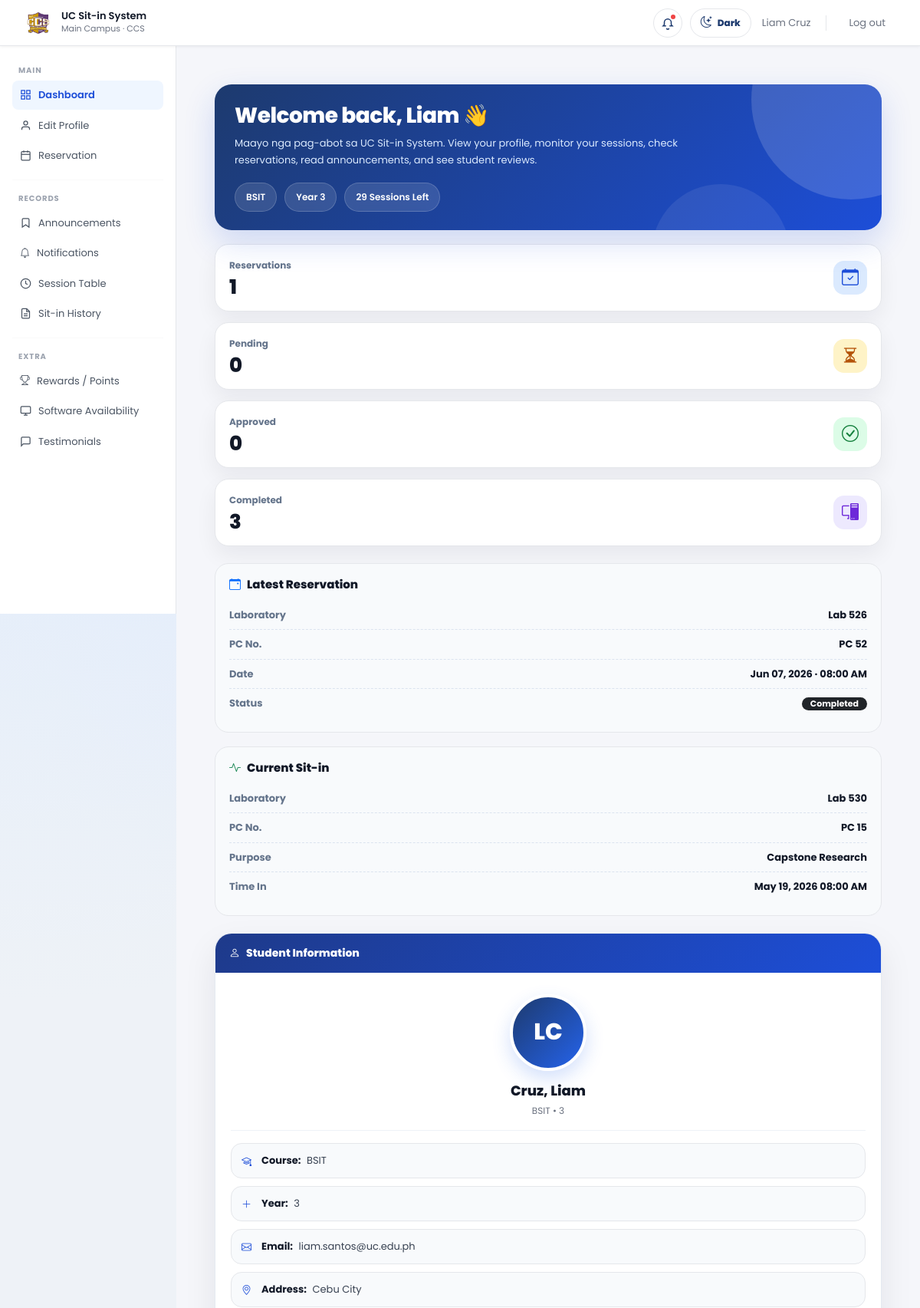
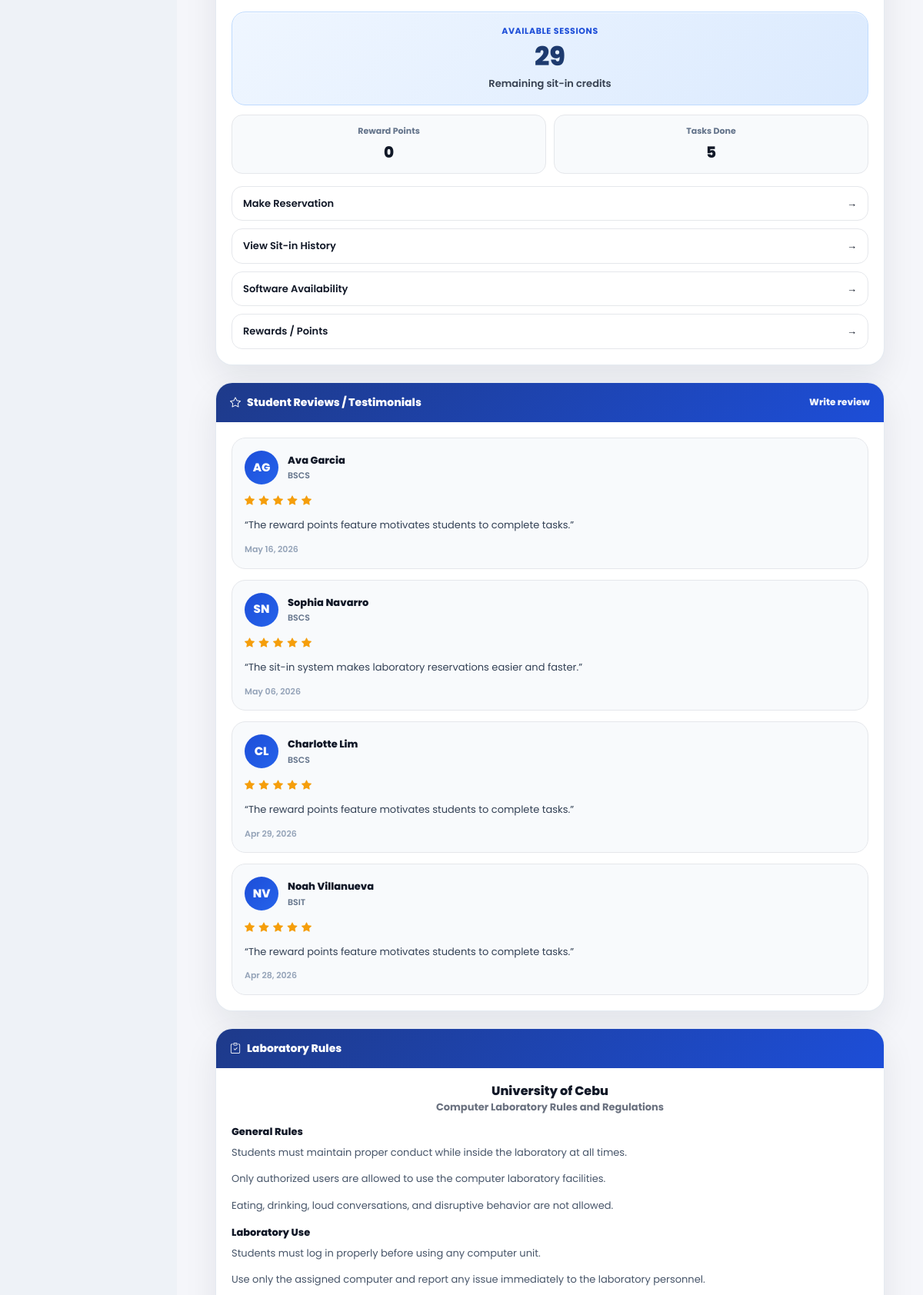
/student_module/student_dashboard.php (signed in, upper part), run on the app's committed database (2 pictures, top to bottom).
### tables this page shows
CREATE TABLE IF NOT EXISTS students (
  id INT AUTO_INCREMENT PRIMARY KEY,
  studentid VARCHAR(50) NOT NULL UNIQUE,
  firstname VARCHAR(100) NOT NULL,
  middlename VARCHAR(100) DEFAULT '',
  lastname VARCHAR(100) NOT NULL,
  course VARCHAR(100) DEFAULT '',
  yearlvl VARCHAR(50) DEFAULT '',
  email VARCHAR(150) DEFAULT '',
  addrs VARCHAR(255) DEFAULT '',
  password VARCHAR(255) NOT NULL,

   
  session_credits INT NOT NULL DEFAULT 30,

   
  reward_points DECIMAL(10,2) NOT NULL DEFAULT 0,

   
  reward_points_earned DECIMAL(10,2) NOT NULL DEFAULT 0,

   
  task_completed DECIMAL(10,2) NOT NULL DEFAULT 0,

  avatar VARCHAR(255) DEFAULT NULL,
  created_at DATETIME NOT NULL DEFAULT CURRENT_TIMESTAMP,
  updated_at DATETIME NULL DEFAULT NULL ON UPDATE CURRENT_TIMESTAMP
);

CREATE TABLE IF NOT EXISTS lab_reservations (
  id INT AUTO_INCREMENT PRIMARY KEY,
  student_id INT NULL,
  studentid VARCHAR(50) DEFAULT NULL,
  fullname VARCHAR(180) DEFAULT NULL,

  purpose VARCHAR(150) NOT NULL,
  lab VARCHAR(100) NOT NULL,
  pc_number INT NULL,

  reservation_date DATE NOT NULL,
  reservation_time TIME NOT NULL,
  reservation_end_time TIME NULL,

  status ENUM('pending','approved','rejected','cancelled','done','completed') NOT NULL DEFAULT 'pending',

  admin_note VARCHAR(255) DEFAULT NULL,
  created_at DATETIME NOT NULL DEFAULT CURRENT_TIMESTAMP,
  updated_at DATETIME NULL DEFAULT NULL ON UPDATE CURRENT_TIMESTAMP,

  INDEX idx_reservation_student_id (student_id),
  INDEX idx_reservation_studentid (studentid),
  INDEX idx_reservation_status (status),
  INDEX idx_reservation_date (reservation_date),

  CONSTRAINT fk_reservation_student
    FOREIGN KEY (student_id)
    REFERENCES students(id)
    ON DELETE SET NULL
    ON UPDATE CASCADE
);

CREATE TABLE IF NOT EXISTS sitin_records (
  id INT AUTO_INCREMENT PRIMARY KEY,

   
  student_id INT NULL,

   
  studentid VARCHAR(50) NOT NULL,
  fullname VARCHAR(180) NOT NULL,

  purpose VARCHAR(150) NOT NULL,
  lab VARCHAR(100) NOT NULL,
  pc_number INT NULL,

   
  session_at_sitin INT DEFAULT NULL,

  login_time DATETIME NOT NULL DEFAULT CURRENT_TIMESTAMP,
  logout_time DATETIME NULL,

  duration_minutes INT NOT NULL DEFAULT 0,

  status ENUM('active','done') NOT NULL DEFAULT 'active',

  created_at DATETIME NOT NULL DEFAULT CURRENT_TIMESTAMP,

  INDEX idx_sitin_student_id (student_id),
  INDEX idx_sitin_studentid (studentid),
  INDEX idx_sitin_status (status),
  INDEX idx_sitin_login_time (login_time),

  CONSTRAINT fk_sitin_student
    FOREIGN KEY (student_id)
    REFERENCES students(id)
    ON DELETE SET NULL
    ON UPDATE CASCADE
);

CREATE TABLE IF NOT EXISTS testimonials (
  id INT AUTO_INCREMENT PRIMARY KEY,
  student_id INT NOT NULL,
  rating INT NOT NULL DEFAULT 5,
  message TEXT NOT NULL,
  status ENUM('pending','approved','rejected') NOT NULL DEFAULT 'pending',
  created_at DATETIME NOT NULL DEFAULT CURRENT_TIMESTAMP,
  updated_at DATETIME NULL DEFAULT NULL ON UPDATE CURRENT_TIMESTAMP,

  INDEX idx_testimonial_student (student_id),
  INDEX idx_testimonial_status (status),

  CONSTRAINT fk_testimonial_student
    FOREIGN KEY (student_id)
    REFERENCES students(id)
    ON DELETE CASCADE
    ON UPDATE CASCADE
);

### student_module/student_dashboard.php (the view, shortened to what the rows shown need)
<?php
require_once __DIR__ . '/../controllers/announcements/student_notifications.php';
$firstname  = htmlspecialchars($_SESSION['firstname'] ?? '');
$course     = htmlspecialchars($_SESSION['course'] ?? '');
$yearlvl    = htmlspecialchars($_SESSION['yearlvl'] ?? '');
function tableExists(mysqli $conn, string $tableName): bool
{
    $stmt = $conn->prepare("
        SELECT COUNT(*) AS total
        FROM INFORMATION_SCHEMA.TABLES
        WHERE TABLE_SCHEMA = DATABASE()
          AND TABLE_NAME = ?
    ");
    $stmt->bind_param('s', $tableName);
    $stmt->execute();
    $result = $stmt->get_result();
    $row = $result ? $result->fetch_assoc() : null;
    return (int)($row['total'] ?? 0) > 0;
}
function columnExists(mysqli $conn, string $tableName, string $columnName): bool
{
    $stmt = $conn->prepare("
        SELECT COUNT(*) AS total
        FROM INFORMATION_SCHEMA.COLUMNS
        WHERE TABLE_SCHEMA = DATABASE()
          AND TABLE_NAME = ?
          AND COLUMN_NAME = ?
    ");
    $stmt->bind_param('ss', $tableName, $columnName);
    $stmt->execute();
    $result = $stmt->get_result();
    $row = $result ? $result->fetch_assoc() : null;
    return (int)($row['total'] ?? 0) > 0;
}
function getStudentCount(mysqli $conn, string $sql, int $student_id): int
{
    $stmt = $conn->prepare($sql);
    $stmt->bind_param('i', $student_id);
    $stmt->execute();
    $result = $stmt->get_result();
    $row = $result ? $result->fetch_assoc() : null;
    return (int)($row['total'] ?? 0);
}
function statusBadgeClass(string $status): string
{
    $status = strtolower($status);
    return 'dark';
}
function formatDateTimeLabel(?string $dateTime): string
{
    return date('M d, Y h:i A', strtotime($dateTime));
}
function formatReservationDateTime(?string $date, ?string $time): string
{
    return date('M d, Y', strtotime($date)) . ' · ' . date('h:i A', strtotime($time));
}
function testimonialInitials(?string $firstname, ?string $lastname): string
{
    $first = trim($firstname ?? '');
    $last = trim($lastname ?? '');
    return strtoupper(substr($first, 0, 1) . substr($last, 0, 1));
}
function shortText(string $text, int $limit = 140): string
{
    $text = trim($text);
    if (function_exists('mb_strlen') && function_exists('mb_substr')) {
        if (mb_strlen($text) <= $limit) {
            return $text;
        }
        return mb_substr($text, 0, $limit - 3) . '...';
    }
    return substr($text, 0, $limit - 3) . '...';
}
$hasStudentRewards = columnExists($conn, 'students', 'reward_points') && columnExists($conn, 'students', 'task_completed');
$hasReservationPc = columnExists($conn, 'lab_reservations', 'pc_number');
$hasSitinPc = columnExists($conn, 'sitin_records', 'pc_number');
$session_credits = 0;
$reward_points = 0;
$task_completed = 0;
$studentSelect = 'session_credits';
if ($hasStudentRewards) {
    $studentSelect .= ', reward_points, task_completed';
}
$stmtCredits = $conn->prepare("SELECT $studentSelect FROM students WHERE id = ? LIMIT 1");
if ($stmtCredits) {
    $stmtCredits->bind_param('i', $student_id);
    $stmtCredits->execute();
    $resCredits = $stmtCredits->get_result();
    if ($rowCredits = $resCredits->fetch_assoc()) {
        $session_credits = (int)($rowCredits['session_credits'] ?? 0);
        $reward_points = (int)($rowCredits['reward_points'] ?? 0);
        $task_completed = (int)($rowCredits['task_completed'] ?? 0);
    }
}
$completedSitins = tableExists($conn, 'sitin_records')
    ? getStudentCount($conn, "SELECT COUNT(*) AS total FROM sitin_records WHERE student_id = ? AND status = 'done'", $student_id)
    : 0;
$latestReservation = null;
if (tableExists($conn, 'lab_reservations')) {
    $reservationPcSelect = $hasReservationPc ? 'pc_number' : 'NULL AS pc_number';
    $stmtLatestReservation = $conn->prepare("
        SELECT lab, $reservationPcSelect, purpose, reservation_date, reservation_time,
               COALESCE(reservation_end_time, ADDTIME(reservation_time, '01:00:00')) AS reservation_end_time,
               status
        FROM lab_reservations
        WHERE student_id = ?
        ORDER BY created_at DESC
        LIMIT 1
    ");
    if ($stmtLatestReservation) {
        $stmtLatestReservation->bind_param('i', $student_id);
        $stmtLatestReservation->execute();
        $resultLatestReservation = $stmtLatestReservation->get_result();
        $latestReservation = $resultLatestReservation ? $resultLatestReservation->fetch_assoc() : null;
    }
}
$activeSitin = null;
if (tableExists($conn, 'sitin_records')) {
    $sitinPcSelect = $hasSitinPc ? 'pc_number' : 'NULL AS pc_number';
    $stmtActiveSitin = $conn->prepare("
        SELECT purpose, lab, $sitinPcSelect, login_time, status
        FROM sitin_records
        WHERE student_id = ?
          AND status = 'active'
        ORDER BY login_time DESC
        LIMIT 1
    ");
    if ($stmtActiveSitin) {
        $stmtActiveSitin->bind_param('i', $student_id);
        $stmtActiveSitin->execute();
        $resultActiveSitin = $stmtActiveSitin->get_result();
        $activeSitin = $resultActiveSitin ? $resultActiveSitin->fetch_assoc() : null;
    }
}
$testimonials = [];
if (tableExists($conn, 'testimonials')) {
    $testimonialResult = $conn->query("
        SELECT
            t.rating,
            t.message,
            t.created_at,
            s.firstname,
            s.lastname,
            s.course
        FROM testimonials t
        INNER JOIN students s ON s.id = t.student_id
        WHERE t.status = 'approved'
        ORDER BY t.created_at DESC
        LIMIT 4
    ");
    if ($testimonialResult) {
        while ($row = $testimonialResult->fetch_assoc()) {
            $testimonials[] = $row;
        }
    }
}
?>
<!DOCTYPE html>
<html lang="en">
<head>
  <link rel="stylesheet" href="https://cdn.jsdelivr.net/npm/bootstrap@5.3.3/dist/css/bootstrap.min.css">
  <link rel="stylesheet" href="../assets/css/style.css">
  <link rel="stylesheet" href="../assets/css/student.css">
  <link rel="stylesheet" href="https://cdn.jsdelivr.net/npm/bootstrap-icons@1.11.3/font/bootstrap-icons.css">
</head>
<body class="student-dashboard-body student-dashboard-page">
  <div class="admin-layout">
    <main class="admin-main">
      <div class="dashboard-shell">
        <section class="hero">
          <div class="hero-left">
            <h1>Welcome back, <?= $firstname ?> 👋</h1>
          </div>
          <div class="hero-badges">
            <div class="hero-pill"><?= $course ?: 'No Course' ?></div>
            <div class="hero-pill">Year <?= $yearlvl ?: '—' ?></div>
            <div class="hero-pill"><?= $session_credits ?> Sessions Left</div>
          </div>
        </section>
        <div class="overview-grid">
          <div class="mini-card">
            <?php if ($latestReservation): ?>
              <div class="detail-line">
                <span>Laboratory</span>
                <span><?= htmlspecialchars($latestReservation['lab']) ?></span>
              </div>
              <div class="detail-line">
                <span>PC No.</span>
                <span><?= !empty($latestReservation['pc_number']) ? 'PC ' . str_pad((string)(int)$latestReservation['pc_number'], 2, '0', STR_PAD_LEFT) : '—' ?></span>
              </div>
              <div class="detail-line">
                <span>Date</span>
                <span><?= formatReservationDateTime($latestReservation['reservation_date'], $latestReservation['reservation_time']) ?></span>
              </div>
              <div class="detail-line">
                <span>Status</span>
                <span>
                  <span class="badge text-bg-<?= statusBadgeClass($latestReservation['status']) ?>">
                    <?= htmlspecialchars(ucfirst($latestReservation['status'])) ?>
                  </span>
                </span>
              </div>
            <?php else: ?>
              <p class="mini-empty mb-0">No reservation yet. Create your first reservation to see details here.</p>
            <?php endif; ?>
          </div>
          <div class="mini-card">
            <?php if ($activeSitin): ?>
              <div class="detail-line">
                <span>Laboratory</span>
                <span><?= htmlspecialchars($activeSitin['lab']) ?></span>
              </div>
              <div class="detail-line">
                <span>PC No.</span>
                <span><?= !empty($activeSitin['pc_number']) ? 'PC ' . str_pad((string)(int)$activeSitin['pc_number'], 2, '0', STR_PAD_LEFT) : '—' ?></span>
              </div>
              <div class="detail-line">
                <span>Purpose</span>
                <span><?= htmlspecialchars($activeSitin['purpose']) ?></span>
              </div>
              <div class="detail-line">
                <span>Time In</span>
                <span><?= formatDateTimeLabel($activeSitin['login_time']) ?></span>
              </div>
            <?php else: ?>
              <p class="mini-empty mb-0">You do not have an active sit-in session right now.</p>
            <?php endif; ?>
          </div>
        </div>
        <div class="dashboard-showcase">
          <div class="panel showcase-profile">
            <div class="panel-body">
              <div class="credit-badge">
                <small>Available Sessions</small>
                <strong><?= $session_credits ?></strong>
                <span>Remaining sit-in credits</span>
              </div>
              <?php if ($hasStudentRewards): ?>
                <div class="reward-mini">
                  <div class="reward-mini-card">
                    <small>Reward Points</small>
                    <strong><?= $reward_points ?></strong>
                  </div>
                  <div class="reward-mini-card">
                    <small>Tasks Done</small>
                    <strong><?= $task_completed ?></strong>
                  </div>
                </div>
              <?php endif; ?>
            </div>
          </div>
          <div class="panel showcase-testimonials">
            <div class="panel-body">
              <?php if (!empty($testimonials)): ?>
                <div class="testimonial-grid">
                  <?php foreach ($testimonials as $review): ?>
                    <?php
                      $reviewFirstname = htmlspecialchars($review['firstname'] ?? '');
                      $reviewLastname = htmlspecialchars($review['lastname'] ?? '');
                      $reviewName = trim($reviewFirstname . ' ' . $reviewLastname);
                      $reviewCourse = htmlspecialchars($review['course'] ?? '');
                      $reviewInitials = testimonialInitials($review['firstname'] ?? '', $review['lastname'] ?? '');
                      $reviewRating = (int)($review['rating'] ?? 5);
                      $reviewMessage = htmlspecialchars(shortText($review['message'] ?? '', 110));
                      $reviewDate = !empty($review['created_at']) ? date('M d, Y', strtotime($review['created_at'])) : '—';
                    ?>
                    <div class="testimonial-card">
                      <div class="testimonial-top">
                        <div class="testimonial-avatar"><?= $reviewInitials ?: 'ST' ?></div>
                        <div>
                          <div class="testimonial-name"><?= $reviewName ?: 'Student' ?></div>
                          <div class="testimonial-course"><?= $reviewCourse ?: 'UC Student' ?></div>
                        </div>
                      </div>
                      <div class="testimonial-stars">
                        <?php for ($i = 1; $i <= 5; $i++): ?>
                          <i class="bi <?= $i <= $reviewRating ? 'bi-star-fill' : 'bi-star' ?>"></i>
                        <?php endfor; ?>
                      </div>
                      <div class="testimonial-message">“<?= $reviewMessage ?>”</div>
                      <div class="testimonial-date"><?= $reviewDate ?></div>
                    </div>
                  <?php endforeach; ?>
                </div>
              <?php endif; ?>
            </div>
          </div>
          <div class="panel showcase-rules">
            <div class="panel-body rules-body">
              <h2>University of Cebu</h2>
            </div>
          </div>
        </div>
      </div>
    </main>
  </div>
</body>
</html>

### data on the page
students: session_credits "29", reward_points "0", task_completed "5"
lab_reservations: lab "Lab 526", pc_number "52", reservation_date+reservation_time "Jun 07, 2026 · 08:00 AM", status "Completed"
sitin_records: lab "Lab 530", pc_number "15", purpose "Capstone Research", login_time "May 19, 2026 08:00 AM"
testimonials: student.lastname "AG", student.lastname "Ava Garcia", student.course "BSCS", rating 5 (drawn), message "The reward points feature motivates students to complete tasks.", created_at "May 16, 2026"
testimonials: student.lastname "SN", student.lastname "Sophia Navarro", student.course "BSCS", rating 5 (drawn), message "The sit-in system makes laboratory reservations easier and faster.", created_at "May 06, 2026"
testimonials: student.lastname "CL", student.lastname "Charlotte Lim", student.course "BSCS", rating 5 (drawn), message "The reward points feature motivates students to complete tasks.", created_at "Apr 29, 2026"
testimonials: student.lastname "NV", student.lastname "Noah Villanueva", student.course "BSIT", rating 5 (drawn), message "The reward points feature motivates students to complete tasks.", created_at "Apr 28, 2026"

### other printed values
$firstname "Liam"
$lastname "Cruz"
$course ?: 'No Course' "BSIT"
$yearlvl ?: '—' "3"
$totalReservations "1"
$pendingReservations "0"
$approvedReservations "0"
$completedSitins "3"
$initials "LC"
$fullname ?: 'Student' "Cruz, Liam"
$course ?: '—' "BSIT"
$email ?: '—' "liam.santos@uc.edu.ph"
$addrs ?: '—' "Cebu City"
